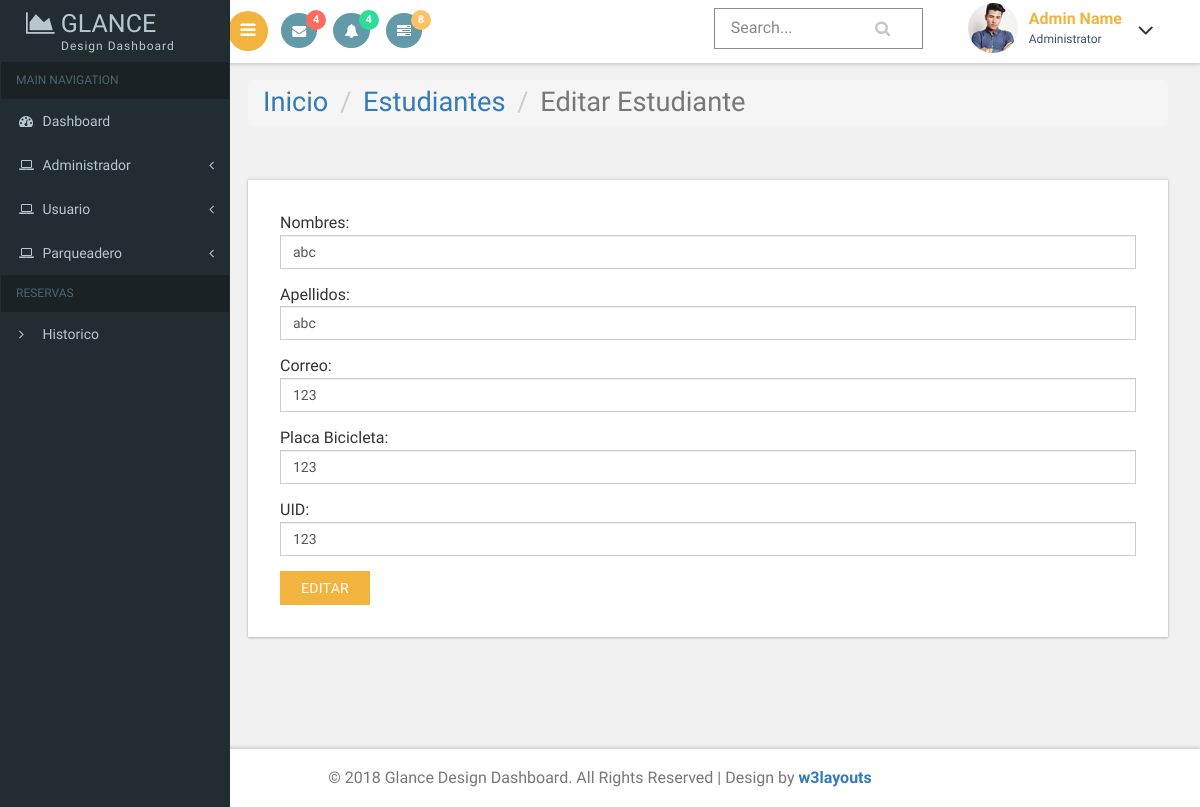
The app's page /vista/editarUsuario.php with its own data.
### tables this page shows
CREATE TABLE `usuarios_bici` (
  `usu_documento` varchar(40) NOT NULL,
  `usu_nombres` varchar(40) NOT NULL,
  `usu_apellidos` varchar(40) NOT NULL,
  `usu_correo` varchar(40) NOT NULL,
  `usu_placabici` varchar(40) NOT NULL,
  `usu_UID` varchar(40) NOT NULL
);

### controlador/conexion.php (called while the page is built, shortened)
<?php
    abstract class Conexion{
        private function getConnection(){
            $username = self::USERNAME;
            $password = self::PASSWORD;
            $host = self::HOST;
            $db = self::DB;
            $connection = new PDO("mysql:dbname=$db;host=$host", $username, $password);
            return $connection;
        }
        protected function query($sql){
            $connection = $this->getConnection();
            $stmt = $connection->prepare($sql);
            $stmt->execute();
            return $stmt;
        }
    }
?>

### controlador/usuario.php (called while the page is built, shortened)
<?php
require_once('conexion.php');
class Usuario extends Conexion
{
    function buscarUsuario($usu_documento){
          $sql = "SELECT * FROM usuarios_bici WHERE usu_documento = '$usu_documento'";
                  return $this->query($sql);
    }
}
?>

### vista/editarUsuario.php (the view, shortened to what this page needs)
<!DOCTYPE HTML>
<html>
<head>
<link href="css/bootstrap.css" rel='stylesheet' type='text/css' />
<link href="css/style.css" rel='stylesheet' type='text/css' />
<link href="css/font-awesome.css" rel="stylesheet">
<link href='css/SidebarNav.min.css' media='all' rel='stylesheet' type='text/css'/>
<link href="css/custom.css" rel="stylesheet">
					<link href="css/owl.carousel.css" rel="stylesheet">
</head>
<body class="cbp-spmenu-push">
	<div class="main-content">
	<div class="cbp-spmenu cbp-spmenu-vertical cbp-spmenu-left" id="cbp-spmenu-s1">
    <aside class="sidebar-left">
      <nav class="navbar navbar-inverse">
          <div class="navbar-header">
            <h1><a class="navbar-brand" href="homepage.php"><span class="fa fa-area-chart"></span> Glance<span class="dashboard_text">Design dashboard</span></a></h1>
          </div>
          <div class="collapse navbar-collapse" id="bs-example-navbar-collapse-1">
            <ul class="sidebar-menu">
              <li class="header">MAIN NAVIGATION</li>
              <li class="treeview">
                <a href="homepage.php">
                <i class="fa fa-dashboard"></i> <span>Dashboard</span>
                </a>
              </li>
              <li class="treeview">
                <a href="#">
                <i class="fa fa-laptop"></i>
                <span>Administrador</span>
                <i class="fa fa-angle-left pull-right"></i>
                </a>
              </li>
              <li class="treeview">
                <a href="#">
                <i class="fa fa-laptop"></i>
                <span>Usuario</span>
                <i class="fa fa-angle-left pull-right"></i>
                </a>
              </li>
              <li class="treeview">
                <a href="#">
                <i class="fa fa-laptop"></i>
                <span>Parqueadero</span>
                <i class="fa fa-angle-left pull-right"></i>
                </a>
              </li>
              <li class="header">RESERVAS</li>
              <li><a href="historico.php"><i class="fa fa-angle-right text-red"></i> <span>Historico</span></a></li>
            </ul>
          </div>
      </nav>
    </aside>
	</div>
		<div class="sticky-header header-section ">
			<div class="header-left">
				<button id="showLeftPush"><i class="fa fa-bars"></i></button>
				<div class="profile_details_left">
					<ul class="nofitications-dropdown">
						<li class="dropdown head-dpdn">
							<a href="#" class="dropdown-toggle" data-toggle="dropdown" aria-expanded="false"><i class="fa fa-envelope"></i><span class="badge">4</span></a>
						</li>
						<li class="dropdown head-dpdn">
							<a href="#" class="dropdown-toggle" data-toggle="dropdown" aria-expanded="false"><i class="fa fa-bell"></i><span class="badge blue">4</span></a>
						</li>
						<li class="dropdown head-dpdn">
							<a href="#" class="dropdown-toggle" data-toggle="dropdown" aria-expanded="false"><i class="fa fa-tasks"></i><span class="badge blue1">8</span></a>
						</li>
					</ul>
				</div>
				<div class="clearfix"> </div>
			</div>
			<div class="header-right">
				<div class="search-box">
					<form class="input">
						<input class="sb-search-input input__field--madoka" placeholder="Search..." type="search" id="input-31" />
						<label class="input__label" for="input-31">
							<svg class="graphic" width="100%" height="100%" viewBox="0 0 404 77" preserveAspectRatio="none">
								<path d="m0,0l404,0l0,77l-404,0l0,-77z"/>
							</svg>
						</label>
					</form>
				</div>
				<div class="profile_details">
					<ul>
						<li class="dropdown profile_details_drop">
							<a href="#" class="dropdown-toggle" data-toggle="dropdown" aria-expanded="false">
								<div class="profile_img">
									<span class="prfil-img"><img src="images/2.jpg" alt=""> </span>
									<div class="user-name">
										<p>Admin Name</p>
										<span>Administrator</span>
									</div>
									<i class="fa fa-angle-down lnr"></i>
									<div class="clearfix"></div>
								</div>
							</a>
						</li>
					</ul>
				</div>
				<div class="clearfix"> </div>
			</div>
			<div class="clearfix"> </div>
		</div>
    <div id="page-wrapper">
			<div class="main-page">
				<div class="forms">
					<h2 class="title1"><ol class="breadcrumb">
					  <li><a href="homepage.php">Inicio</a></li>
					  <li><a href="estudiantes.php">Estudiantes</a></li>
            <li class="active">Editar Estudiante</li>
					</ol></h2>
					<div class="row">
						<div class="form-three widget-shadow">
              <?php
              require_once('../controlador/usuario.php');
              $usu_user = new Usuario;
              $documento = $_GET["id"];
              $usu_row = $usu_user->buscarUsuario($documento)->fetch();
              ?>
              <form action=<?php echo "editarUsuario2.php?id=".$documento; ?> method="post">
               <div class="form-group">
                 <label for="text">Nombres:</label>
                 <input type="text" class="form-control" id="text" name="usu_nombres" required value=<?php echo $usu_row[1]; ?>>
               </div>
               <div class="form-group">
                 <label for="text">Apellidos:</label>
                 <input type="text" class="form-control" id="text" name="usu_apellidos" required value=<?php echo $usu_row[2]; ?>>
               </div>
               <div class="form-group">
                 <label for="text">Correo:</label>
                 <input type="text" class="form-control" id="text" name="usu_correo" required value=<?php echo $usu_row[3]; ?>>
               </div>
               <div class="form-group">
                 <label for="text">Placa Bicicleta:</label>
                 <input type="text" class="form-control" id="text" name="usu_placabici" value=<?php echo $usu_row[5]; ?>>
               </div>
               <div class="form-group">
                 <label for="text">UID:</label>
                 <input type="text" class="form-control" id="text" name="usu_UID" value=<?php echo $usu_row[5]; ?>>
               </div>
               <button type="submit" class="btn btn-default">Editar</button>
             </form>
						</div>
					</div>
				</div>
			</div>
		</div>
		<div class="footer">
		   <p>&copy; 2018 Glance Design Dashboard. All Rights Reserved | Design by <a href="https://w3layouts.com/" target="_blank">w3layouts</a></p>
	   </div>
	</div>
</body>
</html>

### vista/css/custom.css (style rules this page uses)
#page-wrapper { padding:5em 2em 2.5em; background-color: #F1F1F1; }

### records on screen
usuarios_bici: usu_nombres "abc", usu_apellidos "abc", usu_correo "123", usu_placabici "123", usu_UID "123"
